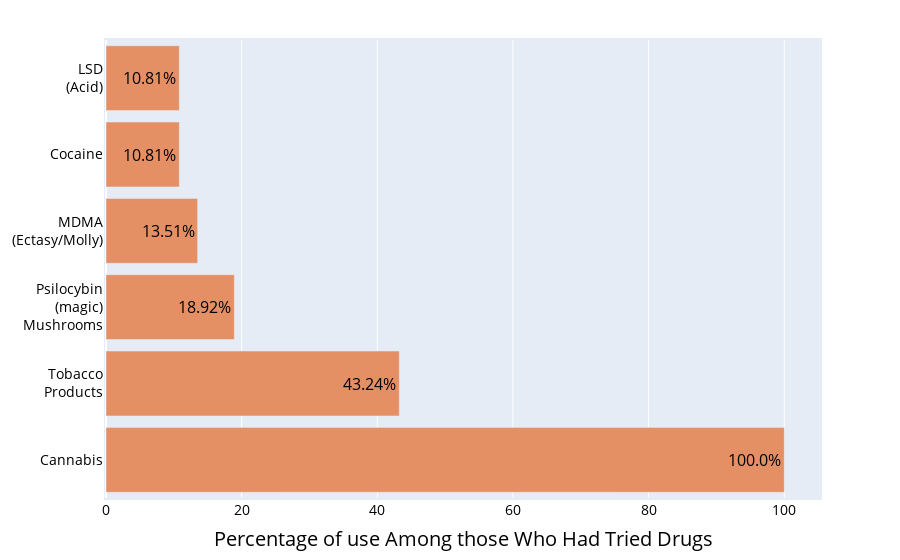

Notebook code cell kept with this figure:
### Markdown cell above
# Slide 5 - Did you try drugs? Were you pressured?

### Code cell
top_labels = ['Cannabis', 'Tobacco<br>Products', 'Psilocybin<br>(magic)<br>Mushrooms', 'MDMA<br>(Ectasy/Molly)', 'Cocaine', 'LSD<br>(Acid)']
colors = ['rgb(217,96,37)', 'rgb(222,111,57)', 'rgb(229,143,101)', 'rgb(236,175,145)', 'rgb(236,175,145)']

values = [100.00, 43.24, 18.92, 13.51, 10.81, 10.81]

fig = go.Figure(data=[go.Bar(x=values, 
                             y=top_labels, 
                             text=values, 
                             marker_color='rgb(229,143,101)',
                             textfont_color='#000000',
                             orientation='h',
                             textfont_size=16
                             )])
fig.update_layout(
    yaxis=dict(
        #categoryorder='total ascending', 
        color='#000000',
        titlefont_size=20,
        tickfont_size=14
    ), 
    xaxis=dict(
        title='Percentage of use Among those Who Had Tried Drugs',
        color='#000000',
        titlefont_size=20,
        tickfont_size=14
    ),
    bargap=0.15, 
    margin=dict(l=80, r=80, t=40, b=40, pad=2))
fig.update_traces(texttemplate='%{text}%', textposition='auto')
iplot(fig)
fig.write_image("presentationImages/SOCIAL_S5_Drugsss_MonoColors.png", width=800, height=800)

### Figure 1 — Plotly figure (JSON) as saved in the notebook; plotly's stock layout.template omitted (floating-point values rounded to 4 significant figures)
{"data": [{"marker": {"color": "rgb(229,143,101)"}, "orientation": "h", "text": ["100.0", "43.24", "18.92", "13.51", "10.81", "10.81"], "textfont": {"color": "#000000", "size": 16}, "textposition": "auto", "texttemplate": "%{text}%", "type": "bar", "x": [100, 43.24, 18.92, 13.51, 10.81, 10.81], "y": ["Cannabis", "Tobacco<br>Products", "Psilocybin<br>(magic)<br>Mushrooms", "MDMA<br>(Ectasy/Molly)", "Cocaine", "LSD<br>(Acid)"]}], "layout": {"bargap": 0.15, "margin": {"b": 40, "l": 80, "pad": 2, "r": 80, "t": 40}, "xaxis": {"color": "#000000", "tickfont": {"size": 14}, "title": {"font": {"size": 20}, "text": "Percentage of use Among those Who Had Tried Drugs"}}, "yaxis": {"color": "#000000", "tickfont": {"size": 14}, "title": {"font": {"size": 20}}}}}
